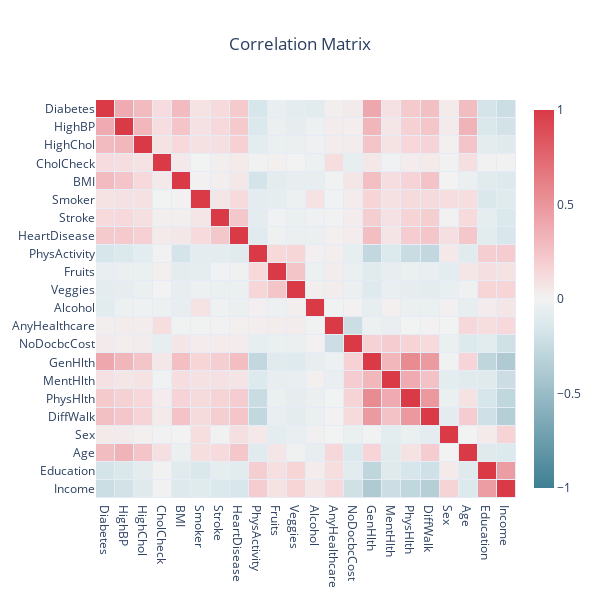

Source (notebook cell):
### Markdown cell above
***In order to keep*** the important features for our classification, we can compute and plot (see e.g. `seaborn.heatmap`) the correlation matrix. With these correlation coefficient, we can establish a feature selection strategy.\
Be sure to use the `pearson` correlation.

### Code cell
"""
CELL N°2.1 : CORRELATION MATRIX

@pre:  `df` contains the diabetes dataset
@post: `corr_matrix` is a Pandas DataFrame that contains the correlation matrix of the full dataset
"""

def plot_correlation_matrix(data):

    X    = [label for label in data]
    N    = data.shape[1]
    corr = (data.corr()).values

    # Display the correlation in cells
    hovertext      = [ [f"corr({X[i]}, {X[j]})= {corr[i][j]:.2f}" for j in range(N)] for i in range(N) ]
    sns_colorscale = [ [0.0, "#3f7f93"],   [0.071, "#5890a1"], [0.143, "#72a1b0"], [0.214, "#8cb3bf"],
                    [0.286, "#a7c5cf"], [0.357, "#c0d6dd"], [0.429, "#dae8ec"], [0.5, "#f2f2f2"], 
                    [0.571, "#f7d7d9"], [0.643, "#f2bcc0"], [0.714, "#eda3a9"], [0.786, "#e8888f"], 
                    [0.857, "#e36e76"], [0.929, "#de535e"], [1.0, "#d93a46"] ]


    heat   = go.Heatmap(z = data.corr(), x = X, y = X, zmin = -1, zmax = 1, xgap = 1, ygap = 1,
                        colorscale = sns_colorscale, colorbar_thickness = 20, colorbar_ticklen = 3,
                        hovertext = hovertext, hoverinfo = "text" )
    title  = "Correlation Matrix"

    layout = go.Layout(title_text = title, title_x = 0.5, width = 600, height = 600,
        xaxis_showgrid = False, yaxis_showgrid = False, yaxis_autorange = "reversed")


    fig = go.Figure(data=[heat], layout=layout)
    fig.show()

corr_matrix = df.corr(method='pearson')
plot_correlation_matrix(df)

### Figure 1 — Plotly figure (JSON) as saved in the notebook; plotly's stock layout.template omitted (floating-point values rounded to 4 significant figures; data arrays with more than 128 entries replaced by an {"elided": "..."} marker saying what was removed)
{"data": [{"colorbar": {"thickness": 20, "ticklen": 3}, "colorscale": [[0, "#3f7f93"], [0.071, "#5890a1"], [0.143, "#72a1b0"], [0.214, "#8cb3bf"], [0.286, "#a7c5cf"], [0.357, "#c0d6dd"], [0.429, "#dae8ec"], [0.5, "#f2f2f2"], [0.571, "#f7d7d9"], [0.643, "#f2bcc0"], [0.714, "#eda3a9"], [0.786, "#e8888f"], [0.857, "#e36e76"], [0.929, "#de535e"], [1, "#d93a46"]], "hoverinfo": "text", "hovertext": {"elided": "22x22 str values"}, "type": "heatmap", "x": ["Diabetes", "HighBP", "HighChol", "CholCheck", "BMI", "Smoker", "Stroke", "HeartDisease", "PhysActivity", "Fruits", "Veggies", "Alcohol", "AnyHealthcare", "NoDocbcCost", "GenHlth", "MentHlth", "PhysHlth", "DiffWalk", "Sex", "Age", "Education", "Income"], "xgap": 1, "y": ["Diabetes", "HighBP", "HighChol", "CholCheck", "BMI", "Smoker", "Stroke", "HeartDisease", "PhysActivity", "Fruits", "Veggies", "Alcohol", "AnyHealthcare", "NoDocbcCost", "GenHlth", "MentHlth", "PhysHlth", "DiffWalk", "Sex", "Age", "Education", "Income"], "ygap": 1, "z": {"elided": "22x22 float values"}, "zmax": 1, "zmin": -1}], "layout": {"height": 600, "title": {"text": "Correlation Matrix", "x": 0.5}, "width": 600, "xaxis": {"showgrid": false}, "yaxis": {"autorange": "reversed", "showgrid": false}}}
